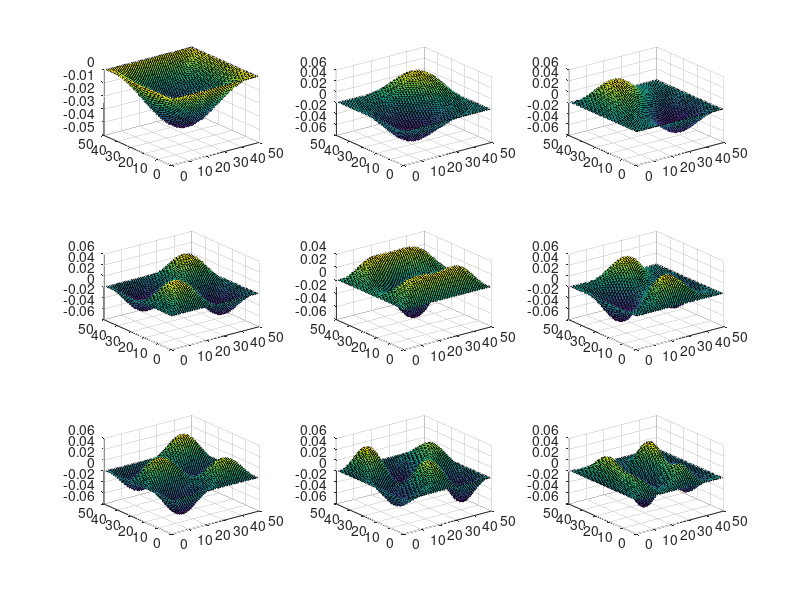

Write MATLAB code to recreate this figure.
close all
clc

set(0,'Defaultfigurewindowstyle','docked')

nx = 50;
ny = 50;

G = sparse(nx*ny,nx*ny);

for i = 1:nx
    for j=1:ny
        m = j + (i-1) * ny;
        if (i == nx || i ==1 || j ==1 || j ==ny)
        G(m,m) = 1;    
        else
            G(m,m-ny) = 1 ; % first value
            G(m,m) = -4;    % middle value
            G(m,m+ny) = 1 ; % last value
            G(m,m-1) = 1;   % left side
            G(m,m+1) = 1;   % right side     
        end
    end
end

figure (1)
spy(G);
[E,D] = eigs(G,9,'SM');
surf(E);
EE = zeros(nx,ny,9);

for M = 1:9
    EE(:,:,M) = reshape(E(:,M),nx,ny);
    subplot(3,3,M)
    surf(EE(:,:,M));
       
end


